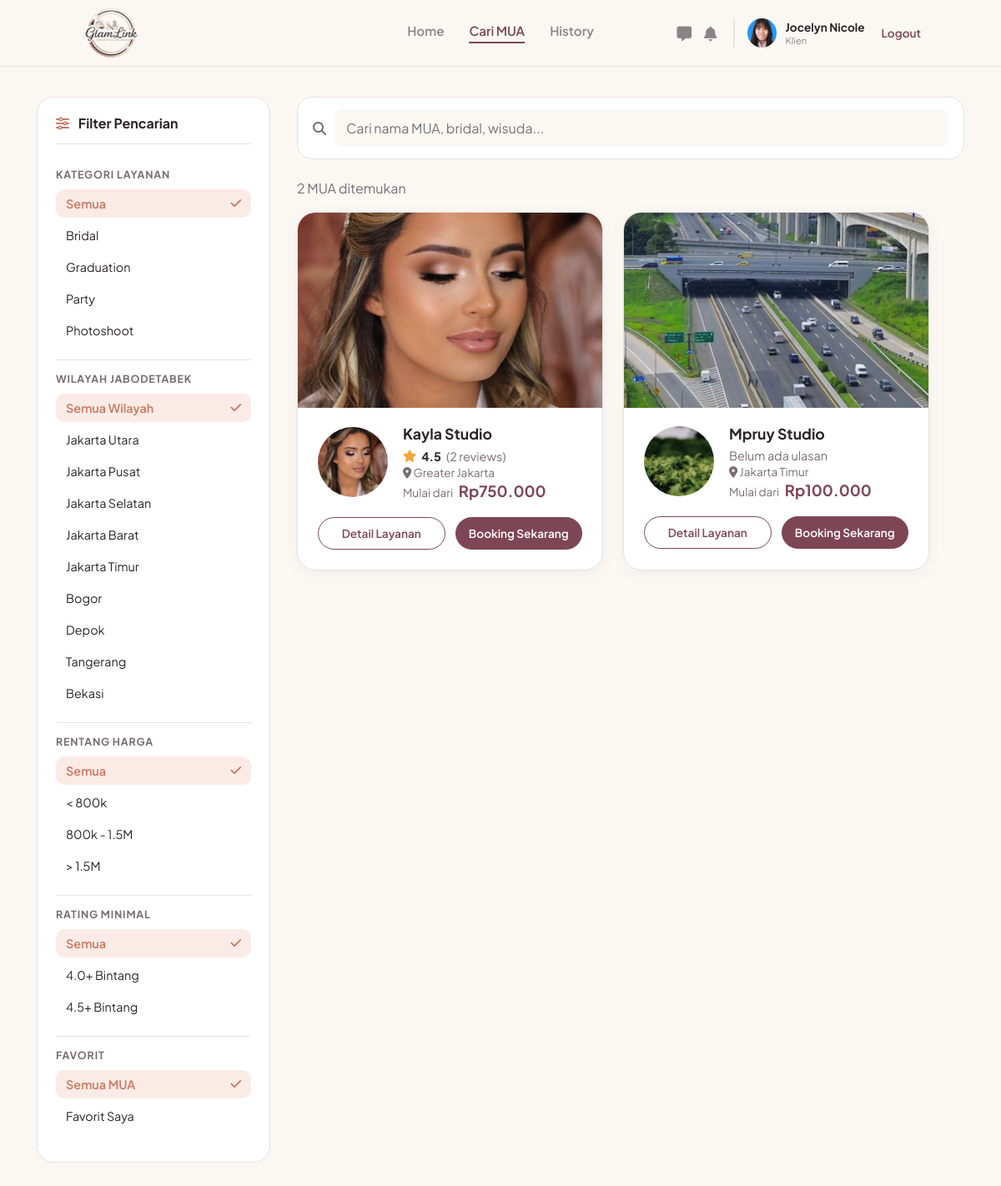
The page /klien/cari.php (signed in) on the database its author committed.
### tables this page shows
CREATE TABLE `users` (
  `id_user` int(11) NOT NULL,
  `nama` varchar(100) NOT NULL,
  `email` varchar(100) NOT NULL,
  `nomor_telepon` varchar(20) DEFAULT NULL,
  `nama_brand` varchar(150) DEFAULT NULL,
  `bio` text DEFAULT NULL,
  `lokasi` varchar(150) DEFAULT NULL,
  `foto_profil` varchar(255) DEFAULT NULL,
  `password` varchar(255) NOT NULL,
  `role` enum('mua','pelanggan','admin') NOT NULL,
  `dibuat_pada` timestamp NOT NULL DEFAULT current_timestamp(),
  `status_verifikasi` enum('pending','approved','rejected') NOT NULL DEFAULT 'approved',
  `alasan_tolak` varchar(255) DEFAULT NULL
);

### includes/klien.php (the view, shortened to what this page needs)
<?php
require_once __DIR__ . '/../koneksi.php';
function q($sql, $params = []) {
    global $koneksi;
    $st = $koneksi->prepare($sql);
    if ($params) { $st->bind_param(str_repeat('s', count($params)), ...$params); }
    $st->execute();
    $r = $st->get_result();
    return $r ? $r->fetch_all(MYSQLI_ASSOC) : [];
}
function e($v)      { return htmlspecialchars((string)$v, ENT_QUOTES); }
function rupiah($n) { return 'Rp' . number_format((float)$n, 0, ',', '.'); }
function foto($file, $kelas = '', $ikon = 'fa-user') {
    $f = basename((string)$file);
    if ($f !== '' && file_exists(__DIR__ . '/../assets/img/' . $f)) {
        return '<img class="' . $kelas . '" src="../assets/img/' . e($f) . '" alt="">';
    }
    return '<div class="' . $kelas . ' foto-kosong"><i class="fa-solid ' . $ikon . '"></i></div>';
}
function daftar_mua($where = '', $params = [], $urut = 'rating DESC, selesai DESC, u.dibuat_pada DESC', $limit = 60) {
    $rows = q("SELECT u.id_user, u.nama_brand, u.lokasi, u.foto_profil,
                (SELECT foto FROM portfolios WHERE id_mua = u.id_user ORDER BY id_portfolio LIMIT 1) AS cover,
                (SELECT MIN(harga) FROM services WHERE id_mua = u.id_user) AS harga_min,
                (SELECT COUNT(*) FROM bookings WHERE id_mua = u.id_user AND status = 'selesai') AS selesai,
                (SELECT ROUND(AVG(rating), 1) FROM bookings WHERE id_mua = u.id_user AND rating > 0) AS rating,
                (SELECT COUNT(*) FROM bookings WHERE id_mua = u.id_user AND rating > 0) AS n_ulasan,
                (SELECT COUNT(*) FROM favorit f WHERE f.id_mua = u.id_user AND f.id_pelanggan = " . (int)($GLOBALS['id_klien'] ?? 0) . ") AS fav
              FROM users u
              WHERE u.role = 'mua' AND u.status_verifikasi = 'approved' $where
              ORDER BY $urut LIMIT " . (int)$limit, $params);
    foreach ($rows as &$m) {
        $m['kats'] = array_column(q("SELECT DISTINCT kategori FROM services WHERE id_mua = ? AND kategori <> ''", [$m['id_user']]), 'kategori');
    }
    return $rows;
}
function rating_teks($m) {
    if (empty($m['n_ulasan'])) return '<span class="rate muted small">Belum ada ulasan</span>';
    return '<span class="rate"><i class="fa-solid fa-star"></i> <b>' . number_format((float)$m['rating'], 1) . '</b> <span class="muted">(' . (int)$m['n_ulasan'] . ' reviews)</span></span>';
}
function kartu_cari($m, $tanggal = '') {
    $t = $tanggal ? '&tanggal=' . urlencode($tanggal) : '';
    $id = (int)$m['id_user'];
    echo '<article class="cari-card"><a class="cc-cover" href="mua.php?id=' . $id . $t . '">' . foto($m['cover'], '', 'fa-image') . (!empty($m['fav']) ? '<span class="fav-badge" title="Favorit Anda"><i class="fa-solid fa-heart"></i></span>' : '') . '</a><div class="cc-body"><div class="cc-row">';
    echo '<a href="mua.php?id=' . $id . $t . '">' . foto($m['foto_profil'], 'avatar lg') . '</a><div class="cc-info"><h3>' . e($m['nama_brand']) . '</h3>' . rating_teks($m);
    echo '<div class="muted small"><i class="fa-solid fa-location-dot"></i> ' . e($m['lokasi']) . '</div>';
    echo '<div class="cc-price"><span class="muted">Mulai dari</span> <b>' . ($m['harga_min'] ? rupiah($m['harga_min']) : '-') . '</b></div></div></div>';
    echo '<div class="cc-actions"><a class="kb-outline" href="mua.php?id=' . $id . '&tab=layanan' . $t . '">Detail Layanan</a><a class="kb-fill" href="booking.php?mua=' . $id . $t . '">Booking Sekarang</a></div></div></article>';
}
function head_klien($judul) {
    echo '<!DOCTYPE html><html lang="id"><head><meta charset="UTF-8"><meta name="viewport" content="width=device-width, initial-scale=1.0"><title>' . e($judul) . ' - GlamLink</title>
<link rel="stylesheet" href="https://cdnjs.cloudflare.com/ajax/libs/font-awesome/6.4.0/css/all.min.css">
<link href="https://fonts.googleapis.com/css2?family=Plus+Jakarta+Sans:wght@400;500;600;700&display=swap" rel="stylesheet">
<link rel="stylesheet" href="../assets/css/navbar.css"><link rel="stylesheet" href="../assets/css/klien.css"></head><body>';
}
function bottom_nav() {
    echo '<nav class="bottom-nav">';
    echo '</nav></body></html>';
}

### navbar.php (shortened to what this page needs)
<?php
$path_prefix = in_array(basename(dirname($_SERVER['PHP_SELF'])), ['mua', 'klien']) ? '../' : '';
$nav_logged_in = isset($_SESSION['status_login']) && $_SESSION['status_login'] == true;
$nav_role = isset($_SESSION['role']) ? $_SESSION['role'] : '';
if ($nav_logged_in && in_array($nav_role, ['mua', 'pelanggan']) && isset($koneksi)) {
    $id_mua_nav = $_SESSION['id_user'];
    $nav_query = mysqli_query($koneksi, "SELECT nama, nama_brand, foto_profil, status_verifikasi FROM users WHERE id_user = '$id_mua_nav'");
    $nav_profil = mysqli_fetch_assoc($nav_query);
}
?>
<header class="navbar">
    <div class="logo">
        <a href="<?php echo $path_prefix; ?>index.php">
            <img src="<?php echo $path_prefix; ?>assets/img/logo.png" alt="GlamLink">
        </a>
    </div>
    <?php if (!$nav_logged_in): ?>
        <div class="nav-links">
            <a href="<?php echo $path_prefix; ?>login.php" class="btn-text">Masuk</a>
            <a href="<?php echo $path_prefix; ?>login.php" class="btn-outline">Masuk Sebagai MUA</a>
            <a href="<?php echo $path_prefix; ?>register.php" class="btn-filled">Daftar</a>
        </div>
    <?php elseif ($nav_role == 'pelanggan'): ?>
        <?php $hal = basename($_SERVER['SCRIPT_NAME']); ?>
        <div class="nav-menu-mua">
            <a href="<?php echo $path_prefix; ?>klien/index.php" class="<?php echo $hal == 'index.php' ? 'active' : ''; ?>">Home</a>
            <a href="<?php echo $path_prefix; ?>klien/cari.php" class="<?php echo in_array($hal, ['cari.php', 'mua.php', 'booking.php']) ? 'active' : ''; ?>">Cari MUA</a>
            <a href="<?php echo $path_prefix; ?>klien/history.php" class="<?php echo $hal == 'history.php' ? 'active' : ''; ?>">History</a>
        </div>
        <div class="nav-profile-mua">
            <div class="nav-icons">
                <a href="#" class="icon-btn" title="Segera hadir"><i class="fa-solid fa-message"></i></a>
                <a href="#" class="icon-btn" title="Segera hadir"><i class="fa-solid fa-bell"></i></a>
            </div>
            <a href="<?php echo $path_prefix; ?>klien/profil.php" style="text-decoration:none;color:inherit;">
                <div class="profile-info">
                    <?php if (!empty($nav_profil['foto_profil']) && file_exists(__DIR__ . '/assets/img/' . basename($nav_profil['foto_profil']))): ?>
                        <img src="<?php echo $path_prefix; ?>assets/img/<?php echo htmlspecialchars(basename($nav_profil['foto_profil'])); ?>" alt="Profile">
                    <?php else: ?>
                        <div style="width:35px;height:35px;background:#e0d8da;border-radius:50%;display:flex;align-items:center;justify-content:center;color:#fff;font-size:0.8rem;"><i class="fa-solid fa-user"></i></div>
                    <?php endif; ?>
                    <div class="profile-text">
                        <span class="brand-name"><?php echo htmlspecialchars($nav_profil['nama'] ?? 'Klien'); ?></span>
                        <span class="role-text">Klien</span>
                    </div>
                </div>
            </a>
            <a href="<?php echo $path_prefix; ?>logout.php" class="logout-link">Logout</a>
        </div>
    <?php endif; ?>
</header>

### klien/cari.php (shortened to what this page needs)
<?php
require __DIR__ . '/../Includes/klien.php';
$tgl = preg_match('/^\d{4}-\d{2}-\d{2}$/', $_GET['tanggal'] ?? '') ? $_GET['tanggal'] : '';
$f = [
    'q'        => trim($_GET['q'] ?? ''),
    'kategori' => in_array($_GET['kategori'] ?? '', KATEGORI_LAYANAN, true) ? $_GET['kategori'] : '',
    'wilayah'  => in_array($_GET['wilayah'] ?? '', WILAYAH, true) ? $_GET['wilayah'] : '',
    'harga'    => in_array($_GET['harga'] ?? '', ['rendah', 'sedang', 'tinggi'], true) ? $_GET['harga'] : '',
    'rating'   => in_array($_GET['rating'] ?? '', ['4', '4.5'], true) ? $_GET['rating'] : '',
    'fav'      => ($_GET['fav'] ?? '') === '1' ? '1' : '',
];
$w = ''; $p = [];
$hasil  = daftar_mua($w, $p);
function opsi($nama, $nilai, $label, $sekarang) {
    $on = ((string)$sekarang === (string)$nilai);
    return '<label class="opt' . ($on ? ' on' : '') . '"><input type="radio" name="' . $nama . '" value="' . e($nilai) . '"' . ($on ? ' checked' : '') . ' onchange="this.form.submit()"><span>' . e($label) . '</span>' . ($on ? '<i class="fa-solid fa-check"></i>' : '') . '</label>';
}
head_klien('Cari MUA');
include __DIR__ . '/../navbar.php';
?>
<main class="kl-wrap page-top">
    <form method="GET" class="cari-layout">
        <div>
            <aside class="filter-box">
                <h3><i class="fa-solid fa-sliders"></i> Filter Pencarian</h3>
                <div class="filter-group"><h4>Kategori Layanan</h4>
                    <?php echo opsi('kategori', '', 'Semua', $f['kategori']); foreach (KATEGORI_LAYANAN as $k) echo opsi('kategori', $k, $k, $f['kategori']); ?></div>
                <div class="filter-group"><h4>Wilayah Jabodetabek</h4>
                    <?php echo opsi('wilayah', '', 'Semua Wilayah', $f['wilayah']); foreach (WILAYAH as $k) echo opsi('wilayah', $k, $k, $f['wilayah']); ?></div>
                <div class="filter-group"><h4>Rentang Harga</h4>
                    <?php echo opsi('harga', '', 'Semua', $f['harga']) . opsi('harga', 'rendah', '< 800k', $f['harga']) . opsi('harga', 'sedang', '800k - 1.5M', $f['harga']) . opsi('harga', 'tinggi', '> 1.5M', $f['harga']); ?></div>
                <div class="filter-group"><h4>Rating Minimal</h4>
                    <?php echo opsi('rating', '', 'Semua', $f['rating']) . opsi('rating', '4', '4.0+ Bintang', $f['rating']) . opsi('rating', '4.5', '4.5+ Bintang', $f['rating']); ?></div>
                <div class="filter-group"><h4>Favorit</h4>
                    <?php echo opsi('fav', '', 'Semua MUA', $f['fav']) . opsi('fav', '1', 'Favorit Saya', $f['fav']); ?></div>
            </aside>
        </div>
        <section>
            <div class="search-bar"><i class="fa-solid fa-magnifying-glass"></i>
                <input type="search" name="q" value="<?php echo e($f['q']); ?>" placeholder="Cari nama MUA, bridal, wisuda..."></div>
            <p class="muted hasil-info"><?php echo count($hasil); ?> MUA ditemukan<?php echo $tgl ? ' &middot; tanggal acara ' . e(date('d/m/Y', strtotime($tgl))) : ''; ?></p>
            <div class="cari-grid"><?php foreach ($hasil as $m) kartu_cari($m, $tgl); ?></div>
        </section>
    </form>
</main>
<?php bottom_nav();

### assets/css/navbar.css (style rules this page uses)
:root { --gl-primary: #7E4655; --gl-primary-dark: #623642; --gl-soft: #f0e6e9; }
.navbar { position: fixed; inset: 0 0 auto 0; height: 80px; display: flex; align-items: center; justify-content: space-between; padding: 0 8%; background-color: #FBF8F4; border-bottom: 1px solid #eadfe0; box-sizing: border-box; z-index: 1000; font-family: 'Plus Jakarta Sans', sans-serif; }
.navbar .logo { display: flex; align-items: center; }
.navbar .logo img { display: block; height: 60px; width: auto; }
.nav-menu-mua { display: flex; gap: 30px; font-weight: 600; font-size: 0.95rem; position: absolute; left: 50%; transform: translateX(-50%); }
.nav-menu-mua a { text-decoration: none; color: #8c8286; transition: 0.3s; font-family: 'Plus Jakarta Sans', sans-serif; }
.nav-menu-mua a:hover, .nav-menu-mua a.active { color: var(--gl-primary); }
.nav-menu-mua a.active { border-bottom: 2px solid var(--gl-primary); padding-bottom: 4px; }
.nav-profile-mua { display: flex; align-items: center; gap: 20px; }
.nav-icons { display: flex; gap: 15px; }
.nav-icons .icon-btn { position: relative; color: #8c8286; font-size: 1.1rem; text-decoration: none; }
.profile-info { display: flex; align-items: center; gap: 10px; border-left: 2px solid #eae5e3; padding-left: 15px; }
.profile-info img { width: 35px; height: 35px; border-radius: 50%; object-fit: cover; }
.profile-text { display: flex; flex-direction: column; }
.profile-text .brand-name { font-weight: 700; color: #2b2326; font-size: 0.85rem; }
.profile-text .role-text { font-size: 0.7rem; color: #8c8286; }
.logout-link { color: var(--gl-primary); font-size: 0.85rem; text-decoration: none; font-weight: 600; }

### rows shown on the page
users: foto_profil (picture), nama "Jocelyn Nicole"
users: shows a picture, nama_brand "Kayla Studio", rating "4.5", n_ulasan "2", lokasi "Greater Jakarta", harga_min "Rp750.000"
users: shows a picture, nama_brand "Mpruy Studio", shows "Belum ada ulasan", lokasi "Jakarta Timur", harga_min "Rp100.000"

### other values the page prints
$label "Semua Semua Wilayah Semua < 800k 800k - 1.5M > 1.5M Semua 4.0+ Bintang 4.5+ Bintang Semua MUA Favorit Saya"
$label "Bridal"
$label "Graduation"
$label "Party"
$label "Photoshoot"
$label "Jakarta Utara"
$label "Jakarta Pusat"
$label "Jakarta Selatan"
$label "Jakarta Barat"
$label "Jakarta Timur"
$label "Bogor"
$label "Depok"
$label "Tangerang"
$label "Bekasi"
count($hasil) "2"
